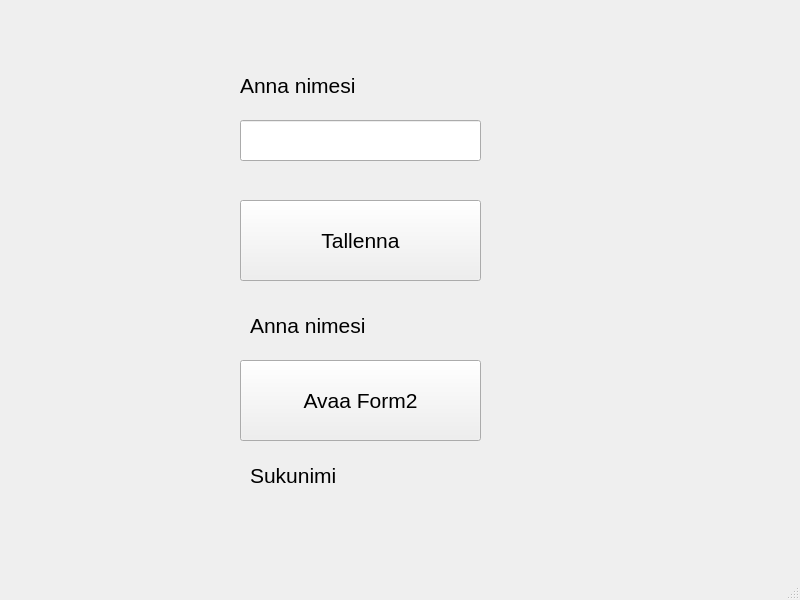
<?xml version="1.0" encoding="UTF-8"?>
<ui version="4.0">
 <class>MainWindow</class>
 <widget class="QMainWindow" name="MainWindow">
  <property name="geometry">
   <rect>
    <x>0</x>
    <y>0</y>
    <width>800</width>
    <height>600</height>
   </rect>
  </property>
  <property name="font">
   <font>
    <pointsize>16</pointsize>
   </font>
  </property>
  <property name="windowTitle">
   <string>MainWindow</string>
  </property>
  <widget class="QWidget" name="centralwidget">
   <widget class="QPushButton" name="btnSave">
    <property name="geometry">
     <rect>
      <x>240</x>
      <y>200</y>
      <width>241</width>
      <height>81</height>
     </rect>
    </property>
    <property name="text">
     <string>Tallenna</string>
    </property>
   </widget>
   <widget class="QLabel" name="label">
    <property name="geometry">
     <rect>
      <x>240</x>
      <y>70</y>
      <width>231</width>
      <height>31</height>
     </rect>
    </property>
    <property name="text">
     <string>Anna nimesi</string>
    </property>
   </widget>
   <widget class="QLineEdit" name="textFname">
    <property name="geometry">
     <rect>
      <x>240</x>
      <y>120</y>
      <width>241</width>
      <height>41</height>
     </rect>
    </property>
   </widget>
   <widget class="QLabel" name="labelResult">
    <property name="geometry">
     <rect>
      <x>250</x>
      <y>310</y>
      <width>231</width>
      <height>31</height>
     </rect>
    </property>
    <property name="text">
     <string>Anna nimesi</string>
    </property>
   </widget>
   <widget class="QPushButton" name="btnOpenForm2">
    <property name="geometry">
     <rect>
      <x>240</x>
      <y>360</y>
      <width>241</width>
      <height>81</height>
     </rect>
    </property>
    <property name="text">
     <string>Avaa Form2</string>
    </property>
   </widget>
   <widget class="QLabel" name="labelLname">
    <property name="geometry">
     <rect>
      <x>250</x>
      <y>460</y>
      <width>231</width>
      <height>31</height>
     </rect>
    </property>
    <property name="text">
     <string>Sukunimi</string>
    </property>
   </widget>
  </widget>
  <widget class="QMenuBar" name="menubar">
   <property name="geometry">
    <rect>
     <x>0</x>
     <y>0</y>
     <width>800</width>
     <height>34</height>
    </rect>
   </property>
  </widget>
  <widget class="QStatusBar" name="statusbar"/>
 </widget>
 <resources/>
 <connections/>
</ui>
